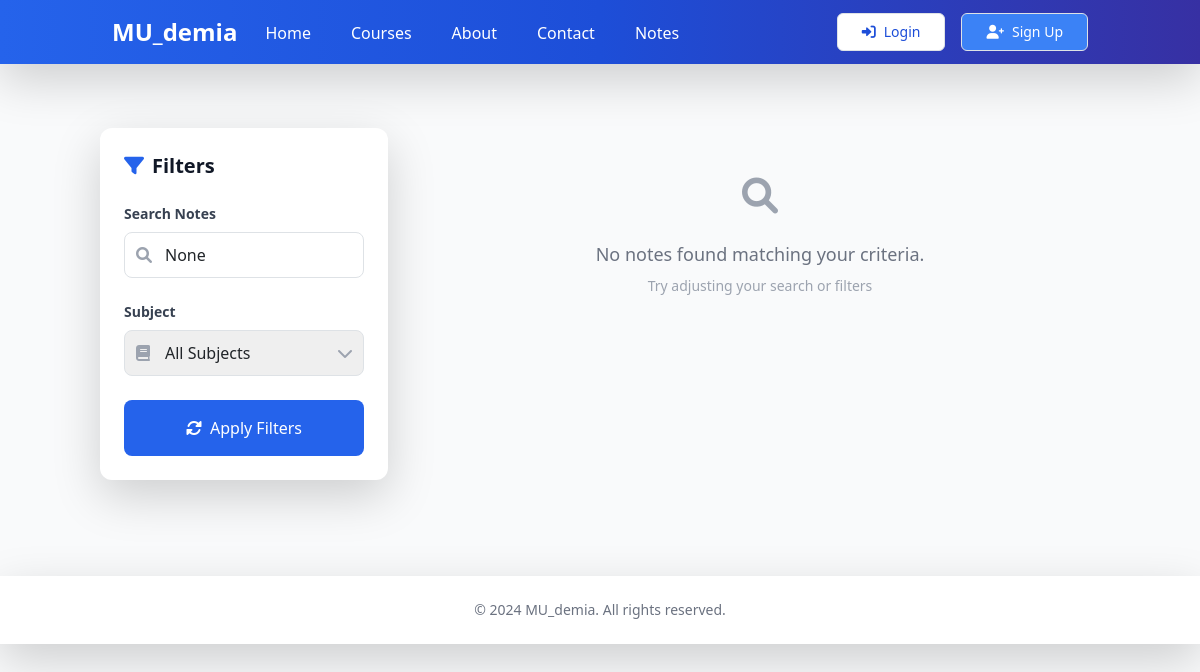
Page /notes/ on the earlier database version.
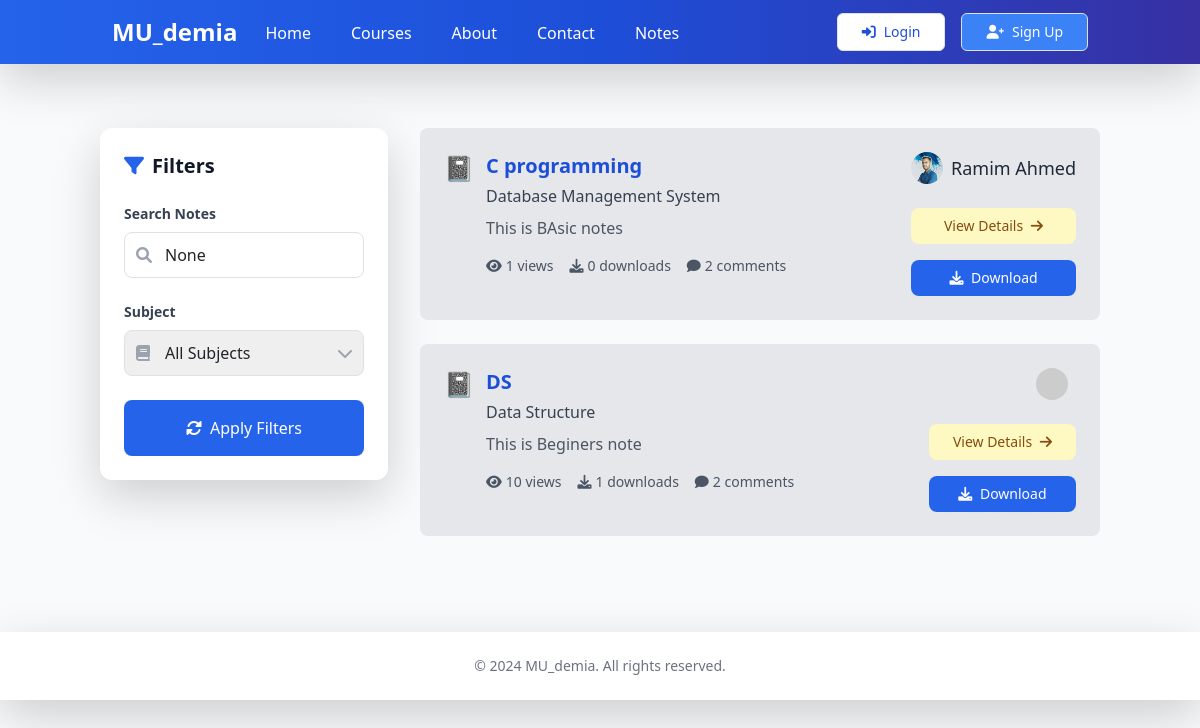
Same page on the later database version.
### notes/models.py (models this page shows, shortened)
class Note(models.Model):
    title = models.CharField(max_length=200)
    description = models.TextField()
    file = models.FileField(upload_to='notes/')
    subject = models.ForeignKey(Subject, on_delete=models.CASCADE, related_name='notes')
    author = models.ForeignKey(settings.AUTH_USER_MODEL, on_delete=models.CASCADE, related_name='notes')
    view_count = models.PositiveIntegerField(default=0)
    download_count = models.PositiveIntegerField(default=0)
    created_at = models.DateTimeField(auto_now_add=True)
    updated_at = models.DateTimeField(auto_now=True)
    class Meta:
        ordering = ['-created_at']

class Subject(models.Model):
    name = models.CharField(max_length=100)
    slug = models.SlugField(unique=True)
    created_at = models.DateTimeField(auto_now_add=True)

### accounts/models.py (models this page shows, shortened)
class CustomUser(AbstractUser):
    email = models.EmailField(_('email address'), unique=True)
    is_email_verified = models.BooleanField(default=False)
    avatar = models.ImageField(upload_to='avatars/', null=True, blank=True)
    bio = models.TextField(max_length=500, blank=True)
    USERNAME_FIELD = 'email'
    REQUIRED_FIELDS = ['username']

### notes/views.py (the view)
# urls.py: path('', views.note_list, name='note_list'),
def note_list(request):
    subject = request.GET.get('subject')
    search = request.GET.get('search')
    subjects = Subject.objects.all()
    notes = Note.objects.all()
    if subject:
        notes = notes.filter(subject__slug=subject)
    if search:
        notes = notes.filter(
            Q(title__icontains=search) |
            Q(description__icontains=search) |
            Q(subject__name__icontains=search)
        )
    paginator = Paginator(notes, 5)  # Show 12 notes per page
    page_number = request.GET.get('page')
    notes = paginator.get_page(page_number)
    return render(request, 'notes/note_list.html', {
        'notes': notes,
        'subjects': subjects,
        'current_subject': subject,
        'search_query': search
    })

### notes/templates/notes/note_list.html (shortened to what this page needs)
{% extends 'core/base.html' %}
{% load static %}
{% block content %}
<div class="container py-8" >
    <div class="flex flex-col md:flex-row gap-8">
        <div class="w-full md:w-72 flex-shrink-0">
            <div class="bg-white rounded-xl shadow-lg p-6 sticky top-4 transition-all duration-300 hover:shadow-xl">
                <h2 class="text-xl font-bold text-gray-900 mb-6 flex items-center">
                    <i class="fas fa-filter mr-2 text-blue-600"></i>
                    Filters
                </h2>
                <form method="get" class="space-y-6">
                    <div class="space-y-2">
                        <label for="search" class="block text-sm font-semibold text-gray-700">Search Notes</label>
                        <div class="relative">
                            <i class="fas fa-search absolute left-3 top-1/2 transform -translate-y-1/2 text-gray-400"></i>
                            <input type="text" name="search" id="search" value="{{ search_query }}"
                                   class="w-full pl-10 pr-4 py-2.5 border border-gray-300 rounded-lg focus:outline-none focus:ring-2 focus:ring-blue-500 focus:border-transparent transition-all duration-300"
                                   placeholder="Search notes...">
                        </div>
                    </div>
                    <div class="space-y-2">
                        <label for="subject" class="block text-sm font-semibold text-gray-700">Subject</label>
                        <div class="relative">
                            <i class="fas fa-book absolute left-3 top-1/2 transform -translate-y-1/2 text-gray-400"></i>
                            <select name="subject" id="subject"
                                    class="w-full pl-10 pr-4 py-2.5 border border-gray-300 rounded-lg focus:outline-none focus:ring-2 focus:ring-blue-500 focus:border-transparent appearance-none transition-all duration-300">
                                <option value="">All Subjects</option>
                            </select>
                        </div>
                    </div>
                    <button type="submit"
                            class="w-full px-4 py-3 bg-blue-600 text-white rounded-lg hover:bg-blue-700 transform transition-all duration-300 hover:scale-[1.02] focus:outline-none focus:ring-2 focus:ring-blue-500 focus:ring-offset-2 flex items-center justify-center space-x-2">
                        <i class="fas fa-sync-alt"></i>
                        <span>Apply Filters</span>
                    </button>
                </form>
            </div>
        </div>
        <div class="flex-1 space-y-8">
            <div class="grid grid-cols-1 gap-4">
                {% for note in notes %}
                <div class="bg-gray-200 rounded-lg overflow-hidden transform transition-all duration-300 hover:shadow-lg">
                    <div class="p-4">
                        <div class="flex items-start justify-between gap-4">
                            <div class="flex items-start space-x-3 flex-1">
                                <div class="text-gray-800 text-2xl">📓</div>
                                <div class="flex-1">
                                    <h3 class="text-xl font-bold text-blue-700 mb-1">{{ note.title }}</h3>
                                    <div class="text-gray-700 mb-2">{{ note.subject.name }}</div>
                                    <p class="text-gray-600 mb-3 line-clamp-2">{{ note.description }}</p>
                                    <div class="flex items-center space-x-4 text-sm text-gray-600">
                                        <span class="flex items-center">
                                            <i class="fas fa-eye mr-1"></i>
                                            {{ note.view_count }} views
                                        </span>
                                        <span class="flex items-center">
                                            <i class="fas fa-download mr-1"></i>
                                            {{ note.download_count }} downloads
                                        </span>
                                        <span class="flex items-center">
                                            <i class="fas fa-comment mr-1"></i>
                                            2 comments
                                        </span>
                                    </div>
                                </div>
                            </div>
                            <div class="flex flex-col items-end space-y-2">
                                <div class="flex items-center">
                                    <img src="{% if note.author.avatar %}{{ note.author.avatar.url }}{% else %}https://ui-avatars.com/api/?name={{ note.author.username }}{% endif %}"
                                         alt="{{ note.author.username }}"
                                         class="w-8 h-8 rounded-full">
                                    <span class="ml-2 text-lg text-gray-800">{{ note.author.first_name }} {{ note.author.last_name }}</span>
                                </div>
                                <div class="flex flex-col space-y-4 w-full mt-4">
                                    <a href="{% url 'notes:note_detail' note.pk %}"
                                       class="block w-full text-center px-4 py-2 bg-yellow-100 text-yellow-800 rounded-lg text-sm font-medium hover:bg-yellow-200 transition-colors duration-300 cursor-pointer">
                                        View Details
                                        <i class="fas fa-arrow-right ml-1"></i>
                                    </a>
                                    <a href="{% url 'notes:note_download' note.pk %}"
                                       class="block w-full text-center px-4 py-2 bg-blue-600 text-white rounded-lg text-sm font-medium hover:bg-blue-700 transition-colors duration-300">
                                        <i class="fas fa-download mr-1"></i>
                                        Download
                                    </a>
                                </div>
                            </div>
                        </div>
                    </div>
                </div>
                {% empty %}
                <div class="col-span-full flex flex-col items-center justify-center py-12 px-4">
                    <i class="fas fa-search text-4xl text-gray-400 mb-4"></i>
                    <p class="text-gray-500 text-lg text-center">No notes found matching your criteria.</p>
                    <p class="text-gray-400 text-sm text-center mt-2">Try adjusting your search or filters</p>
                </div>
                {% endfor %}
            </div>
        </div>
    </div>
</div>
{% endblock %}

### core/templates/core/base.html (shortened to what this page needs)
<!DOCTYPE html>
<html lang="en" x-data="{ mobileMenu: false }">
<head>
    <script src="https://cdn.tailwindcss.com"></script>
    <link rel="stylesheet" href="https://cdnjs.cloudflare.com/ajax/libs/font-awesome/6.0.0/css/all.min.css">
    <link href="https://cdn.jsdelivr.net/npm/bootstrap@5.1.3/dist/css/bootstrap.min.css" rel="stylesheet">
    {% load static %}
</head>
<body class="bg-gray-50">
<nav class="bg-gradient-to-r from-blue-600 via-blue-700 to-indigo-800 shadow-lg">
    <div class="container mx-auto px-4 sm:px-6 lg:px-8">
        <div class="flex justify-between h-16">
            <div class="flex">
                <div class="flex-shrink-0 flex items-center">
                    <a href="{% url 'core:home' %}" class="flex items-center">
                        <span class="text-2xl font-bold text-white">MU_demia</span>
                    </a>
                </div>
                <div class="hidden sm:ml-6 sm:flex sm:space-x-8">
                    <a href="{% url 'core:home' %}"
                       class="inline-flex items-center px-1 pt-1 text-white hover:text-gray-200 border-b-2 border-transparent hover:border-white">
                        Home
                    </a>
                    <a href="#"
                       class="inline-flex items-center px-1 pt-1 text-white hover:text-gray-200 border-b-2 border-transparent hover:border-white">
                        Courses
                    </a>
                    <a href="#"
                       class="inline-flex items-center px-1 pt-1 text-white hover:text-gray-200 border-b-2 border-transparent hover:border-white">
                        About
                    </a>
                    <a href="#"
                       class="inline-flex items-center px-1 pt-1 text-white hover:text-gray-200 border-b-2 border-transparent hover:border-white">
                        Contact
                    </a>
                    <a href="{% url 'notes:note_list' %}"
                       class="inline-flex items-center px-1 pt-1 text-white hover:text-gray-200 border-b-2 border-transparent hover:border-white">
                        Notes
                    </a>
                </div>
            </div>
            <div class="hidden sm:ml-6 sm:flex sm:items-center sm:space-x-4">
                {% if user.is_authenticated %}
                    <div class="relative" x-data="{ open: false }">
                        <button @click="open = !open" class="flex items-center space-x-2 text-white hover:text-gray-200">
                            {% if user.avatar %}
                                <img src="{{ user.avatar.url }}" alt="Profile" class="h-8 w-8 rounded-full object-cover">
                            {% else %}
                                <div class="h-8 w-8 rounded-full bg-blue-500 flex items-center justify-center text-white">
                                    {{ user.username|make_list|first|upper }}
                                </div>
                            {% endif %}
                            <span>{{ user.username }}</span>
                            <svg class="h-5 w-5" fill="none" stroke="currentColor" viewBox="0 0 24 24">
                                <path stroke-linecap="round" stroke-linejoin="round" stroke-width="2" d="M19 9l-7 7-7-7" />
                            </svg>
                        </button>
                        <div x-show="open"
                             @click.away="open = false"
                             class="absolute right-0 mt-2 w-48 rounded-md shadow-lg py-1 bg-white ring-1 ring-black ring-opacity-5"
                             role="menu">
                            <a href="{% url 'accounts:profile' %}" class="block px-4 py-2 text-sm text-gray-700 hover:bg-gray-100">
                                <i class="fas fa-user mr-2"></i> Profile
                            </a>
                            <form action="{% url 'accounts:logout' %}" method="post" class="block">
                                {% csrf_token %}
                                <button type="submit" class="w-full text-left px-4 py-2 text-sm text-red-700 hover:bg-gray-100">
                                    <i class="fas fa-sign-out-alt mr-2"></i> Logout
                                </button>
                            </form>
                        </div>
                    </div>
                {% else %}
                    <a href="{% url 'accounts:login' %}"
                       class="inline-flex items-center px-4 py-2 border border-transparent text-sm font-medium rounded-md text-blue-700 bg-white hover:bg-gray-50">
                        <i class="fas fa-sign-in-alt mr-2"></i> Login
                    </a>
                    <a href="{% url 'accounts:signup' %}"
                       class="inline-flex items-center px-4 py-2 border border-transparent text-sm font-medium rounded-md text-white bg-blue-500 hover:bg-blue-600">
                        <i class="fas fa-user-plus mr-2"></i> Sign Up
                    </a>
                {% endif %}
            </div>
        </div>
    </div>
</nav>
    <main class="mx-auto px-4 py-8">
        {% block content %}{% endblock %}
    </main>
    <footer class="bg-white shadow-lg mt-8">
        <div class="max-w-6xl mx-auto px-4 py-4">
            <p class="text-center text-gray-500 text-sm">
                © 2024 MU_demia. All rights reserved.
            </p>
        </div>
    </footer>
</body>
</html>

Differences in the rows shown:
added Note: title "C programming", subject.name "Database Management System", description "This is BAsic notes", view_count "1", download_count "0", author.avatar (picture), author.first_name "Ramim", author.last_name "Ahmed"
added Note: title "DS", subject.name "Data Structure", description "This is Beginers note", view_count "10", download_count "1"
Other differences:
text no longer shown: "No notes found matching your criteria. Try adjusting your search or filters"
